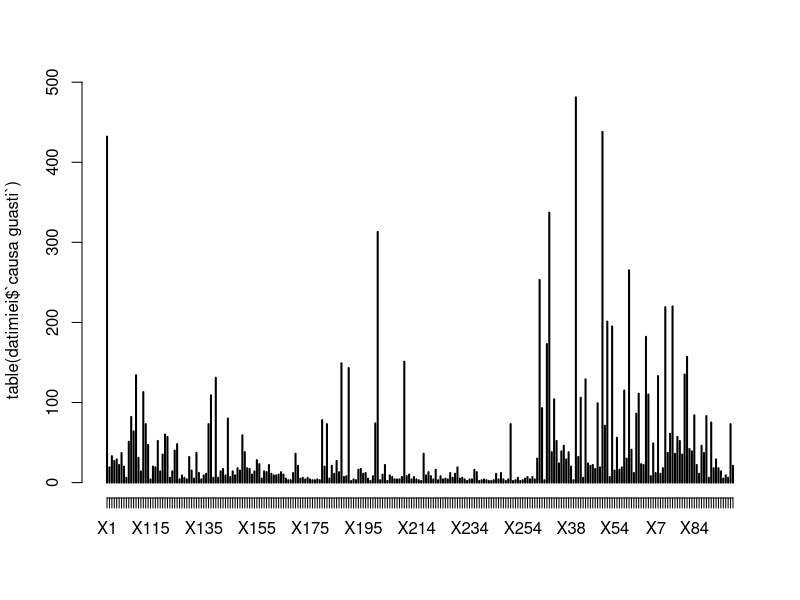

Source code (R):
library("readxl")
#carichiamo il dataset 
datimiei<-as.data.frame(read_excel("../datasets/dataset_completo.xlsx",sheet = 1))

#moda
#in R non esiste una funzione predefinita, si può usare una funzione opportuna
getmode<-function(v){ 
  uniqv<-unique(v) #crea un vettore senza duplicati
  uniqv[which.max(tabulate(match(v,uniqv)))]
}

#calcoliamo la lunghezza del campione
n<-nrow(datimiei)
n

# Calcolo delle frequenze assolute
table(datimiei$`causa guasti`)

#disegno del diagramma delle frequenze assolute della variabile cause di guasti
plot(table(datimiei$`causa guasti`))

moda<-getmode(datimiei$`causa guasti`)
moda